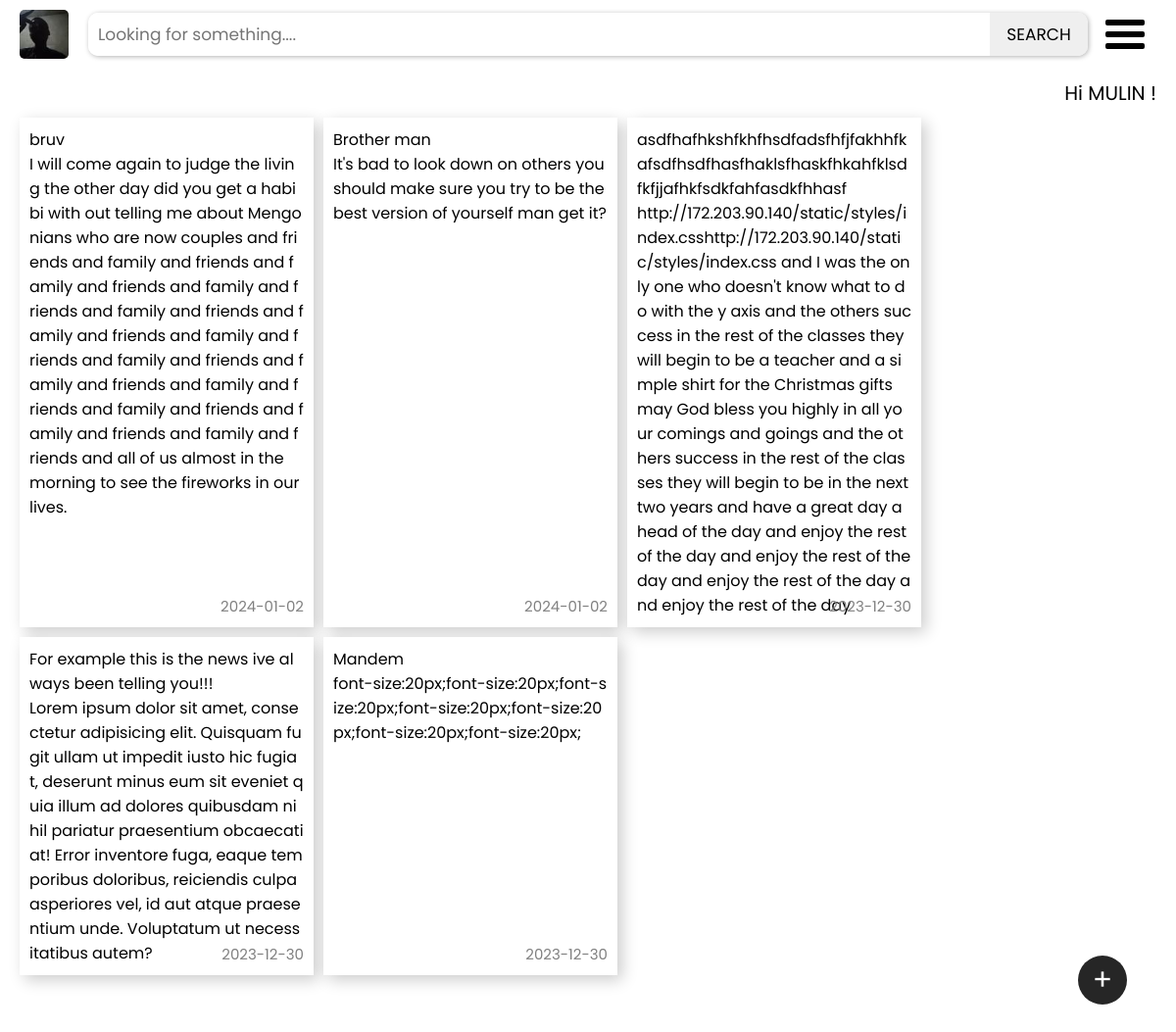
Screenshot of / (signed in) with the database file from the repository.
### flaskapp/models.py (models this page shows, shortened)
class User(db.Model, UserMixin):
        id = db.Column(db.Integer, primary_key=True)
        username = db.Column(db.String(20), unique=True, nullable=False)
        email = db.Column(db.String(120), unique=True, nullable=False)
        image_file = db.Column(db.String(20), nullable=False, default='default.jpg')
        password = db.Column(db.String(60), nullable=False)
        posts = db.relationship("Post", backref="author", lazy=True)

class Post(db.Model):
        id = db.Column(db.Integer, primary_key=True)
        title = db.Column(db.String(100), nullable=False)
        date_posted = db.Column(db.DateTime, nullable=False, default=datetime.utcnow)
        content = db.Column(db.Text, nullable=False)
        user_id = db.Column(db.Integer, db.ForeignKey("user.id"), nullable=False)

### flaskapp/main/routes.py (the view, shortened to what this page needs)
@main.route("/home",methods=["GET","POST"])
@main.route("/",methods=["GET","POST"])
@login_required
def home():
        image_file = url_for('static', filename=f"images/{current_user.image_file}")
        form = SearchForm()
        posts = Post.query.filter_by(user_id=current_user.id).order_by(Post.date_posted.desc()).all()
        if request.method == "GET":
                if the_device():
                        return render_template("index-mobile.html",title="HOME-MOBILE", image_file=image_file, posts=posts, form=form, device=the_device())
                else:
                        return render_template("index.html",title="HOME", image_file=image_file, posts=posts, form=form, device=the_device())

### flaskapp/main/forms.py
class SearchForm(FlaskForm):
        searchterm = StringField()
        submit = SubmitField("SEARCH")

### flaskapp/main/utils.py (called while the page is built)
def the_device():
        user_agent = request.headers.get("User-Agent").lower()
        mobile_devices = ["android", "iphone","ipod"]
        if any(device in user_agent for device in mobile_devices):
                return True
        return False

### flaskapp/models.py (called while the page is built)
@login_manager.user_loader
def load_user(user_id):
        return User.query.get(int(user_id))

### flaskapp/templates/index.html (shortened to what this page needs)
{% extends "layout.html" %}
{% block content %}
        <div class="header">
                <div class="dp"><img  class="dp-image" src="{{ image_file }}"></div>
                <form class="search-wrapper" method="POST">
                        {{ form.searchterm(class="search-bar", placeholder="Looking for something....")}}
                        {{ form.submit(class="btn") }}
                </div>
                <div class="settings" id="js-click">
                        <span></span>
                        <span></span>
                        <span></span>
                </div>
        </div>
        <div class="greetings">
                <span>
                        Hi {{ current_user.username }} !
                </span>
        </div>
        <div class="user-notes">
                {% for post in posts %}
                <article class="card">
                        <a  href="{{ url_for('posts.post', post_id=post.id) }}">
                                <div class="card-body card-title-js">{{ post.title }}</div>
                                <div class="card-body card-body-js">{{ post.content }}</div>
                                <div class="card-date">{{ post.date_posted.strftime('%Y-%m-%d') }}</div>
                        </a>
                </article>
                {% endfor %}
        </div>
        <a href="{{ url_for('posts.new_note') }}">
                <div class="add-note">
                                <button class="btn-1" type="button">+</button>
                </div>
        </a>
{% endblock %}

### flaskapp/static/styles/index.css (style rules this page uses)
* { padding: 0; margin: 0; box-sizing: border-box; font-family: 'Poppins' , sans-serif; }
body { margin: 80px 20px; }
.header { position: fixed; left: 0; right: 0; top: 0; height: 55px; display: grid; grid-template-columns: 50px 1fr 50px; gap: 20px; padding-right:0px; padding: 10px 20px; backdrop-filter: blur(100px), saturate(50%); background-color: white; z-index: 100; }
.dp-image, .dp { object-fit: cover; border-radius: 10%; width: 50px; height: 50px; }
.search-wrapper { display: grid; grid-template-columns: 1fr 100px; column-gap: 10px; width: 100%; margin: 3px 0px; box-shadow: 1px 1px 5px rgba(0,0,0,0.3); border-radius: 10px; }
.search-bar { border-radius: 10px; }
.search-wrapper .search-bar[type="text"] { border: none; padding: 0px 10px; font-size: 17px; height: inherit; min-width: 0px; }
.btn { border: none; font-size: 17px; cursor: pointer; transition: all 0.25s linear; border-bottom-right-radius: 10px; border-top-right-radius: 10px; }
.settings { display: flex; flex-direction: column; justify-content: center; cursor: pointer; position:fixed; right: 30px; top:35px; width:42px; z-index: 2000; }
.settings span { position: absolute; width: 40px; height: 6px; background: black; border-radius: 2px; transition: 0.2s all linear; }
.settings span:nth-child(1) { transform: translate(0px, 12px); }
.settings span:nth-child(3) { transform: translate(0px, -12px); }
.greetings { font-size: 20px; text-align: right; }
.card { box-shadow: 5px 5px 15px rgba(0,0,0,0.2); padding: 10px 10px; transition: 0.2s all linear; position: relative; background-color: white; }
.card-date { font-size:15px; color:grey; position: absolute; bottom:10px; right:10px; }
.card-body { overflow-wrap: break-word; word-break: break-all; }
.user-notes { display: grid; grid-template-columns: repeat(auto-fit, minmax(150px, 300px)); gap: 10px; position: relative; transform: translate(-50%, 0); left: 50%; margin-top: 10px; }
.user-notes a { text-decoration:none; color:black; }
.add-note { position:fixed; bottom:50px; right:50px; z-index: 100; width:50px; height: 50px; }
.btn-1 { cursor: pointer; height: inherit; width: inherit; font-size: 30px; color:white; background-color: rgba(0, 0, 0, 0.85); border:none; padding:0px; border-radius: 50%; }

### rows the page displays
User: username "MULIN"
Post: title "bruv", content "I will come again to judge the living the other day did you get a habibi with out telling me about Mengonians who are now couples and friends and family and friends and family and friends and family and friends and family and friends and family and friends and family and friends and family and friends and family and friends and family and friends and family and friends and family and friends and family and friends and all of us almost in the morning to see the fireworks in our lives.", date_posted "2024-01-02"
Post: title "Brother man", content "It's bad to look down on others you should make sure you try to be the best version of yourself man get it?", date_posted "2024-01-02"
Post: title "asdfhafhkshfkhfhsdfadsfhfjfakhhfkafsdfhsdfhasfhaklsfhaskfhkahfklsdfkfjjafhkfsdkfahfasdkfhhasf", content "http://172.203.90.140/static/styles/index.csshttp://172.203.90.140/static/styles/index.css and I was the only one who doesn't know what to do with the y axis and the others success in the rest of the classes they will begin to be a teacher and a simple shirt for the Christmas gifts may God bless you highly in all your comings and goings and the others success in the rest of the classes they will begin to be in the next two years and have a great day ahead of the day and enjoy the rest of the day and enjoy the rest of the day and enjoy the rest of the day and enjoy the rest of the day", date_posted "2023-12-30"
Post: title "For example this is the news ive always been telling you!!!", content "Lorem ipsum dolor sit amet, consectetur adipisicing elit. Quisquam fugit ullam ut impedit iusto hic fugiat, deserunt minus eum sit eveniet quia illum ad dolores quibusdam nihil pariatur praesentium obcaecati at! Error inventore fuga, eaque temporibus doloribus, reiciendis culpa asperiores vel, id aut atque praesentium unde. Voluptatum ut necessitatibus autem?", date_posted "2023-12-30"
Post: title "Mandem", content "font-size:20px;font-size:20px;font-size:20px;font-size:20px;font-size:20px;font-size:20px;font-size:20px;", date_posted "2023-12-30"
